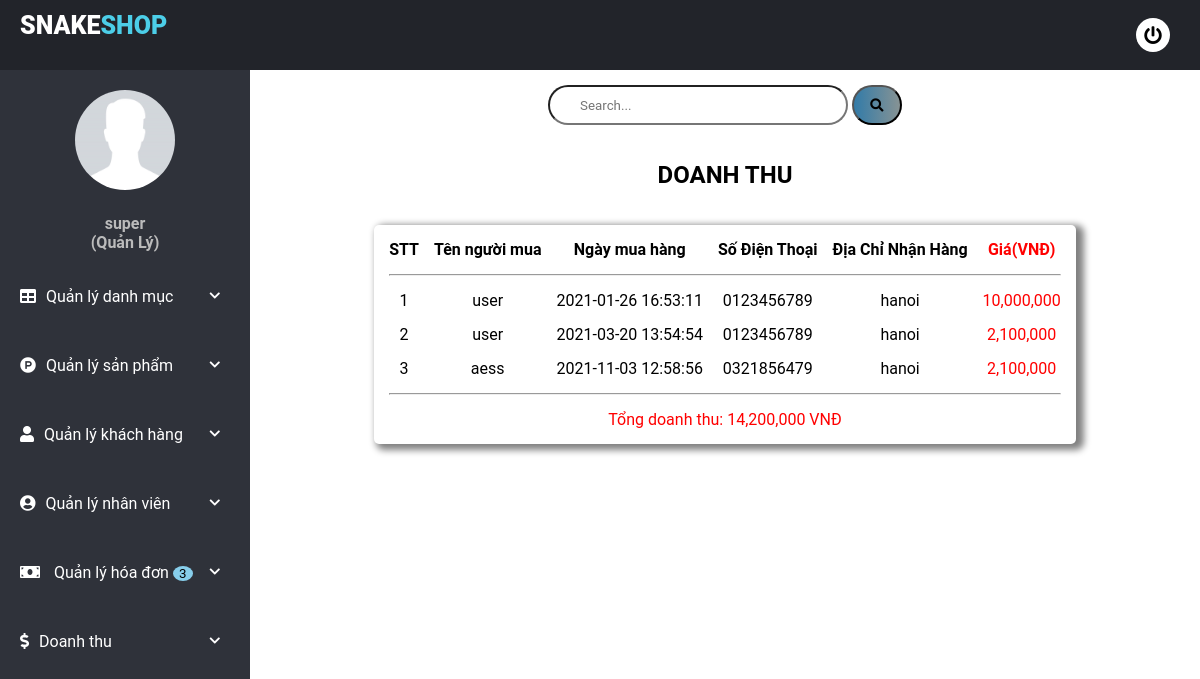
The app's page /admin/revenue/revenue.php (signed in) with its own data.
### tables this page shows
CREATE TABLE `bill` (
  `id_bill` int(11) NOT NULL,
  `id_user` int(11) DEFAULT NULL,
  `time_buy` datetime DEFAULT NULL,
  `name_user` varchar(100) DEFAULT NULL,
  `phone_number_user` varchar(100) DEFAULT NULL,
  `address_user` varchar(200) DEFAULT NULL,
  `price` float DEFAULT NULL,
  `status` tinyint(4) DEFAULT NULL
);

### admin/revenue/revenue.php (the view, shortened to what this page needs)
<!DOCTYPE html>
<html>
<head>
	<link rel="stylesheet" href="../../css/css.css">
	<link href="https://stackpath.bootstrapcdn.com/font-awesome/4.7.0/css/font-awesome.min.css" rel="stylesheet">
	<link rel="stylesheet" href="../../css/side_bar.css">
</head>
<body>
	<?php
		include("../../connect/open.php");
				$sql = "SELECT * FROM bill WHERE status = 1";
				$result = mysqli_query($con , $sql);
	?>
	<div class="wrapper">
        <?php
        include("../../side_bar.php");
        ?>
		<div class="content">
			<div class="row">
				<form action="search.php" method="get">
					<input type="text" name="search" placeholder ="Search..." value="<?php if (isset($_GET["search"])) {
	                                              echo $_GET["search"];
	                                            } ?>">
					<button class="btn btn"><i class="fa fa-search"></i></button><br>
				</form>
			</div>
			<div class="content_content">
				<h2 class="text-center">Doanh thu</h2>
				<table>
					<tr>
						<th>STT </th>
						<th>Tên người mua </th>
						<th>Ngày mua hàng </th>
						<th>Số Điện Thoại </th>
						<th>Địa Chỉ Nhận Hàng </th>
						<th style="color: red;">Giá(VNĐ) </th>
					</tr>
					<tr>
						<td colspan="6"><hr></td>
					</tr>
					<?php
						$index = 1;
						$sum = 0;
						if($result != null){
					while($bill = mysqli_fetch_array($result) ) { ?>
							<tr>
								<td><?php echo $index++ ?></td>
								<td><?php echo $bill["name_user"] ?></td>
								<td><?php echo $bill["time_buy"] ?></td>
								<td><?php echo $bill["phone_number_user"] ?></td>
								<td><?php echo $bill["address_user"] ?></td>
								<td style="color: red;"><?php echo number_format($bill["price"],0,'.',','); ?></td>
							</tr>
							<?php
                                $sum += $bill["price"];
                            } ?>
					<?php }  ?>
					<tr>
						<td colspan="6"><hr></td>
					</tr>
					<tr>
						<td colspan="6" style="color: red;">
							Tổng doanh thu:
							<?php
								echo number_format($sum,0,'.',',')." VNĐ";
							?>
						</td>
					</tr>
				</table>
			</div>
		</div>
</body>
</html>

### css/css.css (style rules this page uses)
* { margin: 0; padding: 0; list-style: none; text-decoration: none; box-sizing: border-box; font-family: "Roboto", sans-serif; }
body { background: #fff; }
input { outline: none; }
button { outline: none; }
.wrapper .content { width: (100% - 250px); margin-top: 70px; margin-left: 250px; padding: 15px; height: 100%; transition: 0.3s; min-height: 100vh; }
.wrapper .content .row { display: flex; align-items: center; flex-wrap: wrap; justify-content: space-around; }
.wrapper .content .row input { width: 300px; height: 40px; border-radius: 20px 20px 20px 20px; padding-left: 30px; }
.wrapper .content .row button { width: 50px; height: 40px; border-radius: 20px 20px 20px 20px; background: linear-gradient(to left, #879394, #327ba8); transition: 0.3s; transition-property: background; }
.text-center { text-align: center; color: black; line-height: 100px; text-transform: uppercase; font-weight: 700; }
.wrapper .content .content_content table { max-width: 100%; max-height: 100%; border: 0px; border-spacing: 15px; border-radius: 5px 5px 5px 5px; margin: auto; padding: auto; background: #fff; text-align:center; box-shadow: 5px 3px 7px 3px gray; }

### css/side_bar.css (style rules this page uses)
* { margin: 0; padding: 0; list-style: none; text-decoration: none; box-sizing: border-box; font-family: "Roboto", sans-serif; }
body { background: #fff; }
.wrapper .content { width: (100% - 250px); margin-top: 70px; margin-left: 250px; padding: 15px; height: 100%; transition: 0.3s; min-height: 100vh; }

### records on screen
bill: name_user "user", time_buy "2021-01-26 16:53:11", phone_number_user "0123456789", address_user "hanoi", price "10,000,000"
bill: name_user "user", time_buy "2021-03-20 13:54:54", phone_number_user "0123456789", address_user "hanoi", price "2,100,000"
bill: name_user "aess", time_buy "2021-11-03 12:58:56", phone_number_user "0321856479", address_user "hanoi", price "2,100,000"

### other values on screen
$Sadmin "super"
$row "3"
$sum "14,200,000"
